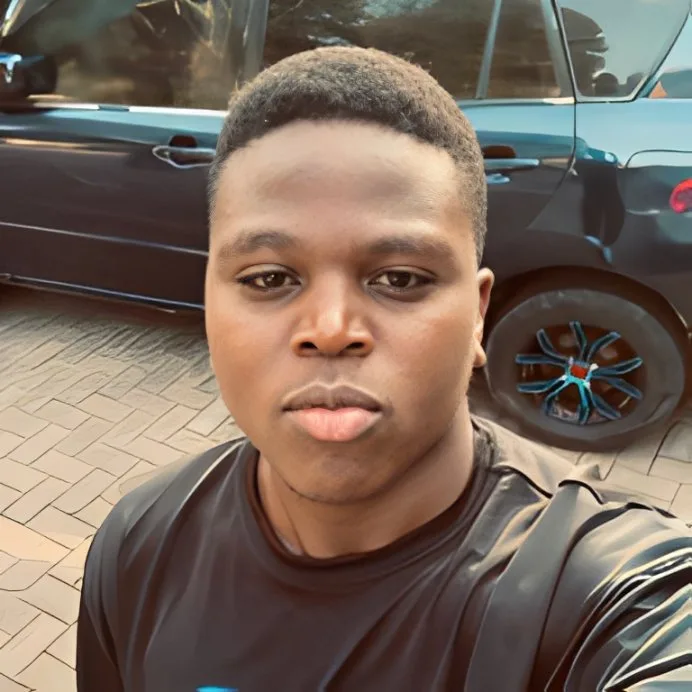
#> input picture assets/img/ceo.webp, 692 x 692 px
$ python -i process_ceo_portrait.py   (imports and definitions only)
#> lines starting #> are read from the running program, lines starting #| are printed output that depends on the picture
#> further down, picture is the input picture: PIL image 692x692 RGB; mean R, G, B 121, 104.8, 93
"""Process CEO portrait: remove background, composite on branded gradient, export."""
from __future__ import annotations

import shutil
from pathlib import Path

from PIL import Image, ImageDraw, ImageFilter
from rembg import remove

ROOT = Path(__file__).resolve().parents[1]
IMG = ROOT / "assets" / "img"
SRC = IMG / "ceo.webp"
BACKUP_DIR = IMG / "source"
BACKUP = BACKUP_DIR / "ceo-original.webp"
OUT_MAIN = IMG / "ceo.webp"
OUT_PORTRAIT = IMG / "ceo-portrait.webp"
OUT_CUTOUT = IMG / "ceo-cutout.png"
QA_DIR = ROOT / "qa-shots"
QA_PNG = QA_DIR / "ceo-processed.png"

CANVAS = 900
EXPORT = 900
WEBP_QUALITY = 88


# [31 lines left out: function soft_gradient, not called in this run]


def add_vignette(img: Image.Image, strength: float = 0.12) -> Image.Image:
    """Subtle edge darkening."""
#> called with strength = 0.12
    w, h = img.size
#> w = 692; h = 692
    vignette = Image.new("L", (w, h), 0)
#> vignette: PIL image 692x692 L; every value is 0
    draw = ImageDraw.Draw(vignette)
    margin = int(min(w, h) * 0.08)
#> margin = 55
    draw.ellipse((-margin, -margin, w + margin, h + margin), fill=255)
    vignette = vignette.filter(ImageFilter.GaussianBlur(radius=int(min(w, h) * 0.18)))
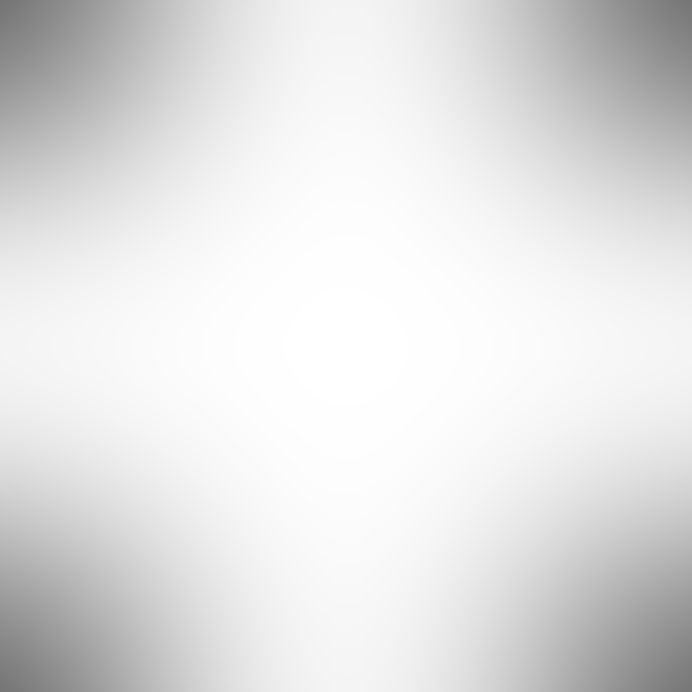
#> vignette: PIL image 692x692 L; min 116, max 255, mean 225.7
    overlay = Image.new("RGBA", (w, h), (0, 0, 0, 0))
#> overlay: PIL image 692x692 RGBA; every value is 0
    dark = Image.new("RGBA", (w, h), (20, 30, 45, int(255 * strength)))
    # Where vignette is bright (center), less dark; invert mask for edges
    inv = Image.eval(vignette, lambda p: 255 - p)
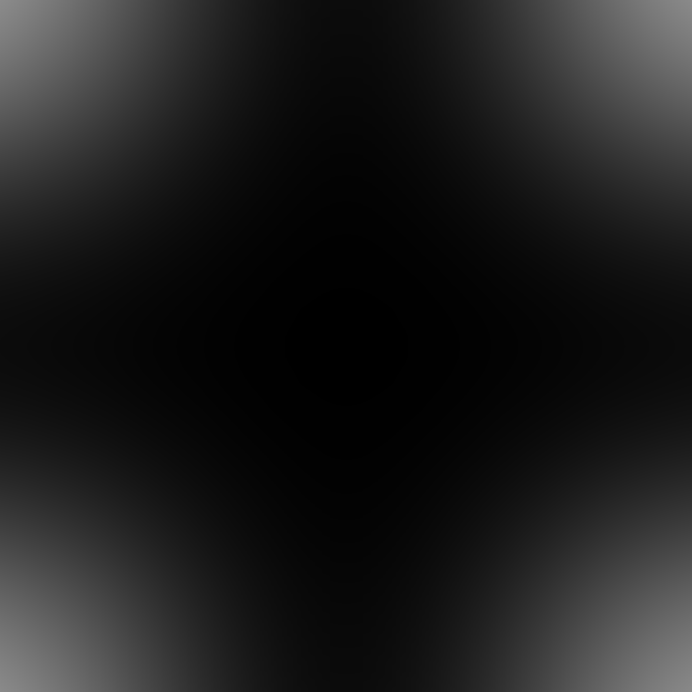
#> inv: PIL image 692x692 L; min 0, max 139, mean 29.3
    overlay = Image.composite(dark, overlay, inv)
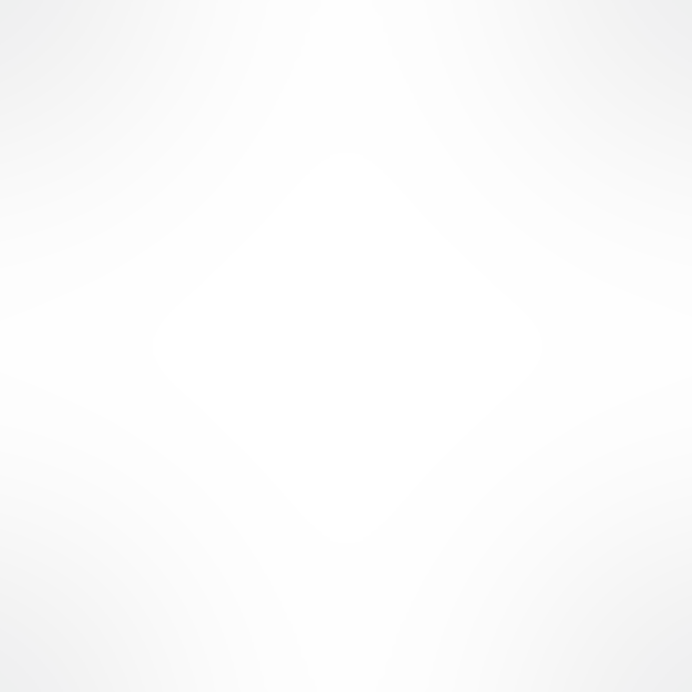
#> overlay: PIL image 692x692 RGBA; mean R, G, B, A 2.3, 3.4, 5.2, 3.4; transparent parts drawn white
    return Image.alpha_composite(img.convert("RGBA"), overlay)


# [95 lines left out: functions fit_subject, drop_shadow, main, not called in this run]


# [2 lines not run here, left out]

>>> from PIL import Image
>>> picture = Image.open('../assets/img/ceo.webp')
>>> result = add_vignette(picture)
